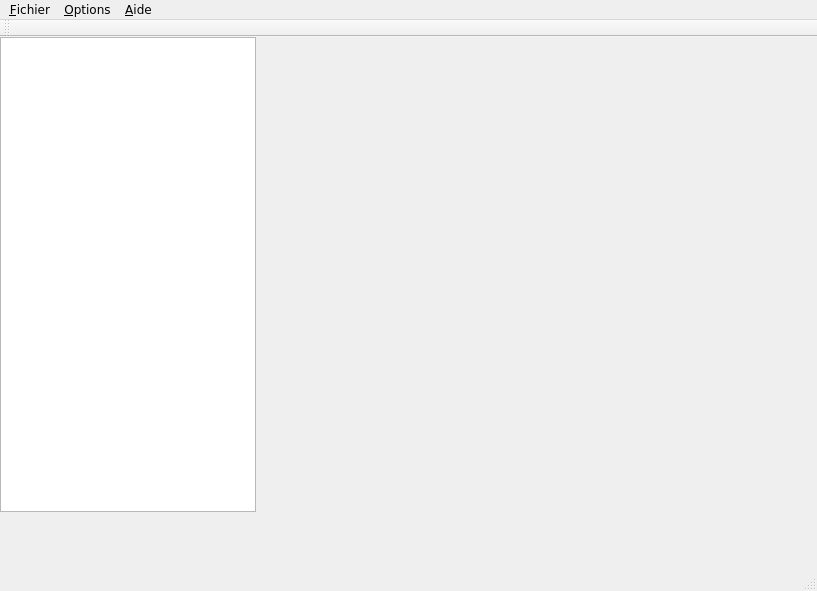
<?xml version="1.0" encoding="UTF-8"?>
<ui version="4.0">
 <class>MainWindow</class>
 <widget class="QMainWindow" name="MainWindow">
  <property name="geometry">
   <rect>
    <x>0</x>
    <y>0</y>
    <width>817</width>
    <height>591</height>
   </rect>
  </property>
  <property name="font">
   <font>
    <family>DejaVu Sans</family>
   </font>
  </property>
  <property name="windowTitle">
   <string>PySyncOffline</string>
  </property>
  <widget class="QWidget" name="centralwidget">
   <widget class="QWidget" name="horizontalLayoutWidget">
    <property name="geometry">
     <rect>
      <x>0</x>
      <y>0</y>
      <width>671</width>
      <height>481</height>
     </rect>
    </property>
    <layout class="QFormLayout" name="formLayout">
     <item row="1" column="1">
      <widget class="QFrame" name="frame">
       <property name="frameShape">
        <enum>QFrame::StyledPanel</enum>
       </property>
       <property name="frameShadow">
        <enum>QFrame::Plain</enum>
       </property>
       <property name="lineWidth">
        <number>1</number>
       </property>
      </widget>
     </item>
     <item row="0" column="0">
      <widget class="QTreeWidget" name="treeWidget">
       <property name="headerHidden">
        <bool>true</bool>
       </property>
       <column>
        <property name="text">
         <string notr="true">1</string>
        </property>
       </column>
      </widget>
     </item>
    </layout>
   </widget>
  </widget>
  <widget class="QMenuBar" name="menubar">
   <property name="geometry">
    <rect>
     <x>0</x>
     <y>0</y>
     <width>817</width>
     <height>22</height>
    </rect>
   </property>
   <widget class="QMenu" name="menu_Fichier">
    <property name="title">
     <string>&amp;Fichier</string>
    </property>
    <addaction name="action_Ouvrir"/>
    <addaction name="separator"/>
    <addaction name="action_Quitter"/>
   </widget>
   <widget class="QMenu" name="menuOptions">
    <property name="title">
     <string>&amp;Options</string>
    </property>
   </widget>
   <widget class="QMenu" name="menu_Aide">
    <property name="title">
     <string>&amp;Aide</string>
    </property>
   </widget>
   <addaction name="menu_Fichier"/>
   <addaction name="menuOptions"/>
   <addaction name="menu_Aide"/>
  </widget>
  <widget class="QStatusBar" name="statusbar"/>
  <widget class="QToolBar" name="toolBar">
   <property name="windowTitle">
    <string>toolBar</string>
   </property>
   <attribute name="toolBarArea">
    <enum>TopToolBarArea</enum>
   </attribute>
   <attribute name="toolBarBreak">
    <bool>false</bool>
   </attribute>
  </widget>
  <action name="action_Ouvrir">
   <property name="text">
    <string>&amp;Ouvrir</string>
   </property>
   <property name="font">
    <font>
     <family>DejaVu Sans</family>
    </font>
   </property>
  </action>
  <action name="action_Quitter">
   <property name="text">
    <string>&amp;Quitter</string>
   </property>
   <property name="font">
    <font>
     <family>DejaVu Sans</family>
    </font>
   </property>
  </action>
 </widget>
 <resources/>
 <connections/>
</ui>
